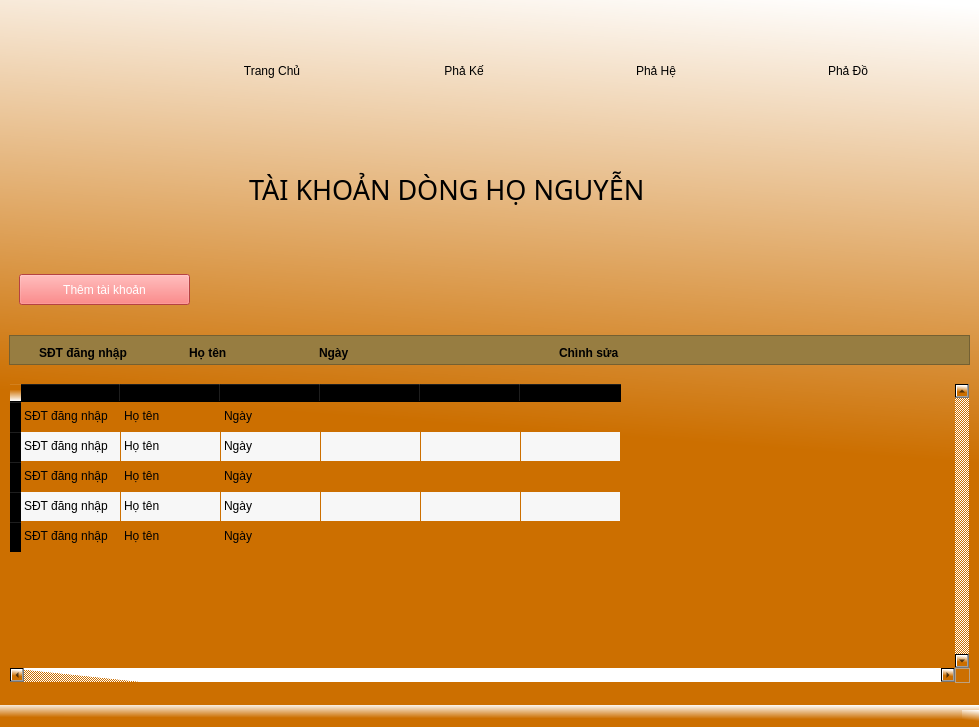
<?xml version="1.0" encoding="UTF-8"?>
<ui version="4.0">
 <class>MainWindow</class>
 <widget class="QMainWindow" name="MainWindow">
  <property name="geometry">
   <rect>
    <x>0</x>
    <y>0</y>
    <width>979</width>
    <height>727</height>
   </rect>
  </property>
  <property name="windowTitle">
   <string>MainWindow</string>
  </property>
  <property name="styleSheet">
   <string notr="true">background-color: qlineargradient(spread:pad, x1:0.811, y1:0.948864, x2:0.910448, y2:0, stop:0.323383 rgba(204, 111, 0, 255), stop:1 rgba(255, 255, 255, 255));</string>
  </property>
  <widget class="QWidget" name="centralwidget">
   <layout class="QVBoxLayout" name="verticalLayout">
    <item>
     <widget class="QFrame" name="frame">
      <property name="minimumSize">
       <size>
        <width>100</width>
        <height>100</height>
       </size>
      </property>
      <property name="maximumSize">
       <size>
        <width>1000</width>
        <height>100</height>
       </size>
      </property>
      <property name="styleSheet">
       <string notr="true">background-color: rgb(255, 255, 255,0);</string>
      </property>
      <property name="frameShape">
       <enum>QFrame::StyledPanel</enum>
      </property>
      <property name="frameShadow">
       <enum>QFrame::Raised</enum>
      </property>
      <layout class="QHBoxLayout" name="horizontalLayout">
       <item>
        <widget class="QFrame" name="frame_5">
         <property name="maximumSize">
          <size>
           <width>100</width>
           <height>100</height>
          </size>
         </property>
         <property name="frameShape">
          <enum>QFrame::StyledPanel</enum>
         </property>
         <property name="frameShadow">
          <enum>QFrame::Raised</enum>
         </property>
         <layout class="QHBoxLayout" name="horizontalLayout_6">
          <item>
           <widget class="QLabel" name="label">
            <property name="minimumSize">
             <size>
              <width>5</width>
              <height>5</height>
             </size>
            </property>
            <property name="maximumSize">
             <size>
              <width>100</width>
              <height>100</height>
             </size>
            </property>
            <property name="styleSheet">
             <string notr="true">background-color: rgb(255, 255, 255, 0);</string>
            </property>
            <property name="text">
             <string/>
            </property>
            <property name="pixmap">
             <pixmap>imgs/Logo.png</pixmap>
            </property>
            <property name="scaledContents">
             <bool>true</bool>
            </property>
           </widget>
          </item>
         </layout>
        </widget>
       </item>
       <item>
        <widget class="QFrame" name="frame_6">
         <property name="maximumSize">
          <size>
           <width>150</width>
           <height>100</height>
          </size>
         </property>
         <property name="cursor">
          <cursorShape>PointingHandCursor</cursorShape>
         </property>
         <property name="styleSheet">
          <string notr="true">QWidget{
background-color: rgb(255, 255, 255, 0);
border-radius: 15px;
}
QWidget:hover{

border-radius: 15px;
	background-color: rgb(236, 150, 30);
}</string>
         </property>
         <property name="frameShape">
          <enum>QFrame::StyledPanel</enum>
         </property>
         <property name="frameShadow">
          <enum>QFrame::Raised</enum>
         </property>
         <layout class="QHBoxLayout" name="horizontalLayout_2">
          <item>
           <widget class="QPushButton" name="pushButton">
            <property name="text">
             <string>Trang Chủ</string>
            </property>
            <property name="icon">
             <iconset>
              <normaloff>imgs/icon_home.png</normaloff>imgs/icon_home.png</iconset>
            </property>
            <property name="iconSize">
             <size>
              <width>25</width>
              <height>25</height>
             </size>
            </property>
           </widget>
          </item>
         </layout>
        </widget>
       </item>
       <item>
        <widget class="QFrame" name="frame_7">
         <property name="maximumSize">
          <size>
           <width>150</width>
           <height>100</height>
          </size>
         </property>
         <property name="cursor">
          <cursorShape>PointingHandCursor</cursorShape>
         </property>
         <property name="styleSheet">
          <string notr="true">QWidget{
background-color: rgb(255, 255, 255, 0);
border-radius: 15px;
}
QWidget:hover{

border-radius: 15px;
	background-color: rgb(236, 150, 30);
}</string>
         </property>
         <property name="frameShape">
          <enum>QFrame::StyledPanel</enum>
         </property>
         <property name="frameShadow">
          <enum>QFrame::Raised</enum>
         </property>
         <layout class="QHBoxLayout" name="horizontalLayout_3">
          <item>
           <widget class="QPushButton" name="pushButton_7">
            <property name="text">
             <string>Phả Kế</string>
            </property>
            <property name="icon">
             <iconset>
              <normaloff>imgs/icon_phả_ kế.png</normaloff>imgs/icon_phả_ kế.png</iconset>
            </property>
           </widget>
          </item>
         </layout>
        </widget>
       </item>
       <item>
        <widget class="QFrame" name="frame_8">
         <property name="maximumSize">
          <size>
           <width>150</width>
           <height>100</height>
          </size>
         </property>
         <property name="cursor">
          <cursorShape>PointingHandCursor</cursorShape>
         </property>
         <property name="styleSheet">
          <string notr="true">QWidget{
background-color: rgb(255, 255, 255, 0);
border-radius: 15px;
}
QWidget:hover{

border-radius: 15px;
	background-color: rgb(236, 150, 30);
}</string>
         </property>
         <property name="frameShape">
          <enum>QFrame::StyledPanel</enum>
         </property>
         <property name="frameShadow">
          <enum>QFrame::Raised</enum>
         </property>
         <layout class="QHBoxLayout" name="horizontalLayout_4">
          <item>
           <widget class="QPushButton" name="pushButton_6">
            <property name="text">
             <string>Phả Hệ</string>
            </property>
            <property name="icon">
             <iconset>
              <normaloff>imgs/icon-menu-đẹp.png</normaloff>imgs/icon-menu-đẹp.png</iconset>
            </property>
            <property name="iconSize">
             <size>
              <width>35</width>
              <height>35</height>
             </size>
            </property>
           </widget>
          </item>
         </layout>
        </widget>
       </item>
       <item>
        <widget class="QFrame" name="frame_4">
         <property name="minimumSize">
          <size>
           <width>0</width>
           <height>0</height>
          </size>
         </property>
         <property name="maximumSize">
          <size>
           <width>150</width>
           <height>100</height>
          </size>
         </property>
         <property name="cursor">
          <cursorShape>PointingHandCursor</cursorShape>
         </property>
         <property name="styleSheet">
          <string notr="true">QWidget{
background-color: rgb(255, 255, 255, 0);
border-radius: 15px;
}
QWidget:hover{

border-radius: 15px;
	background-color: rgb(236, 150, 30);
}</string>
         </property>
         <property name="frameShape">
          <enum>QFrame::StyledPanel</enum>
         </property>
         <property name="frameShadow">
          <enum>QFrame::Raised</enum>
         </property>
         <layout class="QHBoxLayout" name="horizontalLayout_7">
          <item>
           <widget class="QPushButton" name="pushButton_9">
            <property name="styleSheet">
             <string notr="true">QWidget{
background-color: rgb(255, 255, 255, 0);
border-radius: 15px;
}
QWidget:hover{

border-radius: 15px;
	background-color: rgb(236, 150, 30);
}</string>
            </property>
            <property name="text">
             <string>Phả Đồ</string>
            </property>
            <property name="icon">
             <iconset>
              <normaloff>imgs/png-clipart-computer-icons-git-branching-fork-git-share-icon-graphical-user-interface-thumbnail.png</normaloff>imgs/png-clipart-computer-icons-git-branching-fork-git-share-icon-graphical-user-interface-thumbnail.png</iconset>
            </property>
           </widget>
          </item>
         </layout>
        </widget>
       </item>
      </layout>
     </widget>
    </item>
    <item>
     <widget class="QFrame" name="frame_2">
      <property name="minimumSize">
       <size>
        <width>0</width>
        <height>100</height>
       </size>
      </property>
      <property name="maximumSize">
       <size>
        <width>16777215</width>
        <height>100</height>
       </size>
      </property>
      <property name="styleSheet">
       <string notr="true">background-color: rgb(255, 255, 255,0);</string>
      </property>
      <property name="frameShape">
       <enum>QFrame::StyledPanel</enum>
      </property>
      <property name="frameShadow">
       <enum>QFrame::Raised</enum>
      </property>
      <widget class="QLabel" name="label_2">
       <property name="geometry">
        <rect>
         <x>100</x>
         <y>0</y>
         <width>767</width>
         <height>101</height>
        </rect>
       </property>
       <property name="text">
        <string/>
       </property>
       <property name="pixmap">
        <pixmap>imgs/icon_trang_chu_gia_pha.png</pixmap>
       </property>
       <property name="scaledContents">
        <bool>true</bool>
       </property>
      </widget>
      <widget class="QLabel" name="label_3">
       <property name="geometry">
        <rect>
         <x>240</x>
         <y>20</y>
         <width>501</width>
         <height>61</height>
        </rect>
       </property>
       <property name="font">
        <font>
         <family>Gigi</family>
         <pointsize>20</pointsize>
         <weight>50</weight>
         <italic>false</italic>
         <bold>false</bold>
         <strikeout>false</strikeout>
        </font>
       </property>
       <property name="text">
        <string>TÀI KHOẢN DÒNG HỌ NGUYỄN</string>
       </property>
      </widget>
     </widget>
    </item>
    <item>
     <widget class="QFrame" name="frame_3">
      <property name="minimumSize">
       <size>
        <width>0</width>
        <height>40</height>
       </size>
      </property>
      <property name="maximumSize">
       <size>
        <width>16777215</width>
        <height>60</height>
       </size>
      </property>
      <property name="styleSheet">
       <string notr="true">background-color: rgb(255, 255, 255,0);</string>
      </property>
      <property name="frameShape">
       <enum>QFrame::StyledPanel</enum>
      </property>
      <property name="frameShadow">
       <enum>QFrame::Raised</enum>
      </property>
      <widget class="QPushButton" name="pushButton_2">
       <property name="geometry">
        <rect>
         <x>10</x>
         <y>17</y>
         <width>171</width>
         <height>31</height>
        </rect>
       </property>
       <property name="styleSheet">
        <string notr="true">background-color: rgb(255, 92, 92);
color: rgb(255, 255, 255);</string>
       </property>
       <property name="text">
        <string>Thêm tài khoản</string>
       </property>
      </widget>
     </widget>
    </item>
    <item>
     <widget class="QFrame" name="frame_10">
      <property name="minimumSize">
       <size>
        <width>0</width>
        <height>20</height>
       </size>
      </property>
      <property name="maximumSize">
       <size>
        <width>16777215</width>
        <height>30</height>
       </size>
      </property>
      <property name="styleSheet">
       <string notr="true">background-color: #977D41;</string>
      </property>
      <property name="frameShape">
       <enum>QFrame::StyledPanel</enum>
      </property>
      <property name="frameShadow">
       <enum>QFrame::Raised</enum>
      </property>
      <widget class="QLabel" name="label_4">
       <property name="geometry">
        <rect>
         <x>30</x>
         <y>10</y>
         <width>111</width>
         <height>16</height>
        </rect>
       </property>
       <property name="font">
        <font>
         <weight>75</weight>
         <bold>true</bold>
        </font>
       </property>
       <property name="text">
        <string>SĐT đăng nhập</string>
       </property>
      </widget>
      <widget class="QLabel" name="label_5">
       <property name="geometry">
        <rect>
         <x>180</x>
         <y>10</y>
         <width>55</width>
         <height>16</height>
        </rect>
       </property>
       <property name="font">
        <font>
         <weight>75</weight>
         <bold>true</bold>
        </font>
       </property>
       <property name="text">
        <string>Họ tên</string>
       </property>
      </widget>
      <widget class="QLabel" name="label_6">
       <property name="geometry">
        <rect>
         <x>310</x>
         <y>10</y>
         <width>55</width>
         <height>16</height>
        </rect>
       </property>
       <property name="font">
        <font>
         <weight>75</weight>
         <bold>true</bold>
        </font>
       </property>
       <property name="text">
        <string>Ngày</string>
       </property>
      </widget>
      <widget class="QLabel" name="label_7">
       <property name="geometry">
        <rect>
         <x>550</x>
         <y>10</y>
         <width>81</width>
         <height>16</height>
        </rect>
       </property>
       <property name="font">
        <font>
         <weight>75</weight>
         <bold>true</bold>
        </font>
       </property>
       <property name="text">
        <string>Chình sửa</string>
       </property>
      </widget>
     </widget>
    </item>
    <item>
     <widget class="QTableWidget" name="tableWidget">
      <property name="minimumSize">
       <size>
        <width>100</width>
        <height>10</height>
       </size>
      </property>
      <property name="maximumSize">
       <size>
        <width>16777215</width>
        <height>300</height>
       </size>
      </property>
      <property name="styleSheet">
       <string notr="true">background-color: rgb(255, 255, 255,0);</string>
      </property>
      <property name="verticalScrollBarPolicy">
       <enum>Qt::ScrollBarAlwaysOn</enum>
      </property>
      <property name="horizontalScrollBarPolicy">
       <enum>Qt::ScrollBarAlwaysOn</enum>
      </property>
      <property name="autoScrollMargin">
       <number>16</number>
      </property>
      <property name="alternatingRowColors">
       <bool>true</bool>
      </property>
      <property name="iconSize">
       <size>
        <width>100</width>
        <height>100</height>
       </size>
      </property>
      <property name="rowCount">
       <number>5</number>
      </property>
      <property name="columnCount">
       <number>6</number>
      </property>
      <attribute name="horizontalHeaderStretchLastSection">
       <bool>false</bool>
      </attribute>
      <attribute name="verticalHeaderStretchLastSection">
       <bool>false</bool>
      </attribute>
      <row/>
      <row/>
      <row/>
      <row/>
      <row/>
      <column/>
      <column/>
      <column/>
      <column/>
      <column/>
      <column/>
      <item row="0" column="0">
       <property name="text">
        <string>SĐT đăng nhập</string>
       </property>
      </item>
      <item row="0" column="1">
       <property name="text">
        <string>Họ tên</string>
       </property>
      </item>
      <item row="0" column="2">
       <property name="text">
        <string>Ngày</string>
       </property>
      </item>
      <item row="0" column="3">
       <property name="text">
        <string/>
       </property>
       <property name="icon">
        <iconset>
         <normaloff>imgs/icon_sua.png</normaloff>imgs/icon_sua.png</iconset>
       </property>
      </item>
      <item row="0" column="4">
       <property name="text">
        <string/>
       </property>
       <property name="icon">
        <iconset>
         <normaloff>imgs/Screenshot 2024-09-28 193953.png</normaloff>imgs/Screenshot 2024-09-28 193953.png</iconset>
       </property>
      </item>
      <item row="0" column="5">
       <property name="text">
        <string/>
       </property>
       <property name="icon">
        <iconset>
         <normaloff>imgs/icon_del.png</normaloff>imgs/icon_del.png</iconset>
       </property>
      </item>
      <item row="1" column="0">
       <property name="text">
        <string>SĐT đăng nhập</string>
       </property>
      </item>
      <item row="1" column="1">
       <property name="text">
        <string>Họ tên</string>
       </property>
      </item>
      <item row="1" column="2">
       <property name="text">
        <string>Ngày</string>
       </property>
      </item>
      <item row="1" column="3">
       <property name="text">
        <string/>
       </property>
       <property name="icon">
        <iconset>
         <normaloff>imgs/icon_sua.png</normaloff>imgs/icon_sua.png</iconset>
       </property>
      </item>
      <item row="1" column="4">
       <property name="text">
        <string/>
       </property>
       <property name="icon">
        <iconset>
         <normaloff>imgs/Screenshot 2024-09-28 193953.png</normaloff>imgs/Screenshot 2024-09-28 193953.png</iconset>
       </property>
      </item>
      <item row="1" column="5">
       <property name="text">
        <string/>
       </property>
       <property name="icon">
        <iconset>
         <normaloff>imgs/icon_del.png</normaloff>imgs/icon_del.png</iconset>
       </property>
      </item>
      <item row="2" column="0">
       <property name="text">
        <string>SĐT đăng nhập</string>
       </property>
      </item>
      <item row="2" column="1">
       <property name="text">
        <string>Họ tên</string>
       </property>
      </item>
      <item row="2" column="2">
       <property name="text">
        <string>Ngày</string>
       </property>
      </item>
      <item row="2" column="3">
       <property name="text">
        <string/>
       </property>
       <property name="icon">
        <iconset>
         <normaloff>imgs/icon_sua.png</normaloff>imgs/icon_sua.png</iconset>
       </property>
      </item>
      <item row="2" column="4">
       <property name="text">
        <string/>
       </property>
       <property name="icon">
        <iconset>
         <normaloff>imgs/Screenshot 2024-09-28 193953.png</normaloff>imgs/Screenshot 2024-09-28 193953.png</iconset>
       </property>
      </item>
      <item row="2" column="5">
       <property name="text">
        <string/>
       </property>
       <property name="icon">
        <iconset>
         <normaloff>imgs/icon_del.png</normaloff>imgs/icon_del.png</iconset>
       </property>
      </item>
      <item row="3" column="0">
       <property name="text">
        <string>SĐT đăng nhập</string>
       </property>
      </item>
      <item row="3" column="1">
       <property name="text">
        <string>Họ tên</string>
       </property>
      </item>
      <item row="3" column="2">
       <property name="text">
        <string>Ngày</string>
       </property>
      </item>
      <item row="3" column="3">
       <property name="text">
        <string/>
       </property>
       <property name="icon">
        <iconset>
         <normaloff>imgs/icon_sua.png</normaloff>imgs/icon_sua.png</iconset>
       </property>
      </item>
      <item row="3" column="4">
       <property name="text">
        <string/>
       </property>
       <property name="icon">
        <iconset>
         <normaloff>imgs/Screenshot 2024-09-28 193953.png</normaloff>imgs/Screenshot 2024-09-28 193953.png</iconset>
       </property>
      </item>
      <item row="3" column="5">
       <property name="text">
        <string/>
       </property>
       <property name="icon">
        <iconset>
         <normaloff>imgs/icon_del.png</normaloff>imgs/icon_del.png</iconset>
       </property>
      </item>
      <item row="4" column="0">
       <property name="text">
        <string>SĐT đăng nhập</string>
       </property>
      </item>
      <item row="4" column="1">
       <property name="text">
        <string>Họ tên</string>
       </property>
      </item>
      <item row="4" column="2">
       <property name="text">
        <string>Ngày</string>
       </property>
      </item>
      <item row="4" column="3">
       <property name="text">
        <string/>
       </property>
       <property name="icon">
        <iconset>
         <normaloff>imgs/icon_sua.png</normaloff>imgs/icon_sua.png</iconset>
       </property>
      </item>
      <item row="4" column="4">
       <property name="text">
        <string/>
       </property>
       <property name="icon">
        <iconset>
         <normaloff>imgs/Screenshot 2024-09-28 193953.png</normaloff>imgs/Screenshot 2024-09-28 193953.png</iconset>
       </property>
      </item>
      <item row="4" column="5">
       <property name="text">
        <string/>
       </property>
       <property name="icon">
        <iconset>
         <normaloff>imgs/icon_del.png</normaloff>imgs/icon_del.png</iconset>
       </property>
      </item>
     </widget>
    </item>
   </layout>
   <zorder>tableWidget</zorder>
   <zorder>frame_2</zorder>
   <zorder>frame_3</zorder>
   <zorder>frame_10</zorder>
   <zorder>frame</zorder>
  </widget>
  <widget class="QMenuBar" name="menubar">
   <property name="geometry">
    <rect>
     <x>0</x>
     <y>0</y>
     <width>979</width>
     <height>26</height>
    </rect>
   </property>
  </widget>
  <widget class="QStatusBar" name="statusbar"/>
 </widget>
 <resources/>
 <connections/>
</ui>
